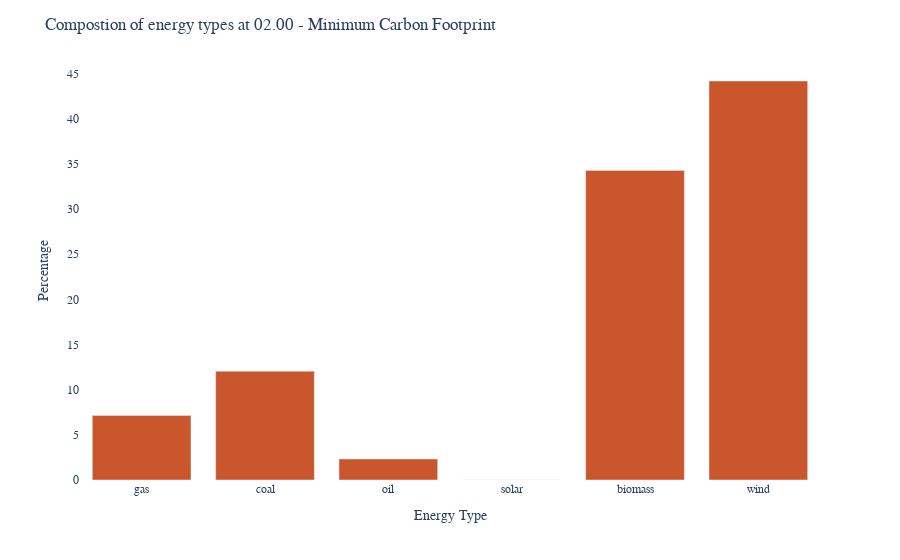

Write notebook code for a chart like this one.
### Markdown cell above
## Minimum Carbon footprint - Energy composition

### Code cell
fig = px.bar(round(foot_pr['02:00'],2), color_discrete_sequence =['rgb(202, 86, 44)']*len(foot_pr))

fig.update_layout(layout)

fig.update_layout(
    title="Compostion of energy types at 02.00 - Minimum Carbon Footprint",
    xaxis_title="Energy Type",
    yaxis_title="Percentage",
    showlegend=False)


fig.show()

### Figure 1 — Plotly figure (JSON) as saved in the notebook; plotly's stock layout.template omitted (floating-point values rounded to 4 significant figures)
{"data": [{"alignmentgroup": "True", "hovertemplate": "variable=02:00<br>index=%{x}<br>value=%{y}<extra></extra>", "legendgroup": "02:00", "marker": {"color": "rgb(202, 86, 44)", "pattern": {"shape": ""}}, "name": "02:00", "offsetgroup": "02:00", "orientation": "v", "showlegend": true, "textposition": "auto", "type": "bar", "x": ["gas", "coal", "oil", "solar", "biomass", "wind"], "xaxis": "x", "y": [7.14, 12.05, 2.33, 0, 34.29, 44.19], "yaxis": "y"}], "layout": {"barmode": "relative", "font": {"family": "Courier New"}, "legend": {"title": {"text": "variable"}, "tracegroupgap": 0}, "margin": {"t": 60}, "paper_bgcolor": "rgba(0, 0, 0, 0)", "plot_bgcolor": "rgba(0, 0, 0, 0)", "showlegend": false, "title": {"text": "Compostion of energy types at 02.00 - Minimum Carbon Footprint"}, "xaxis": {"anchor": "y", "domain": [0, 1], "title": {"text": "Energy Type"}}, "yaxis": {"anchor": "x", "domain": [0, 1], "title": {"text": "Percentage"}}}}
